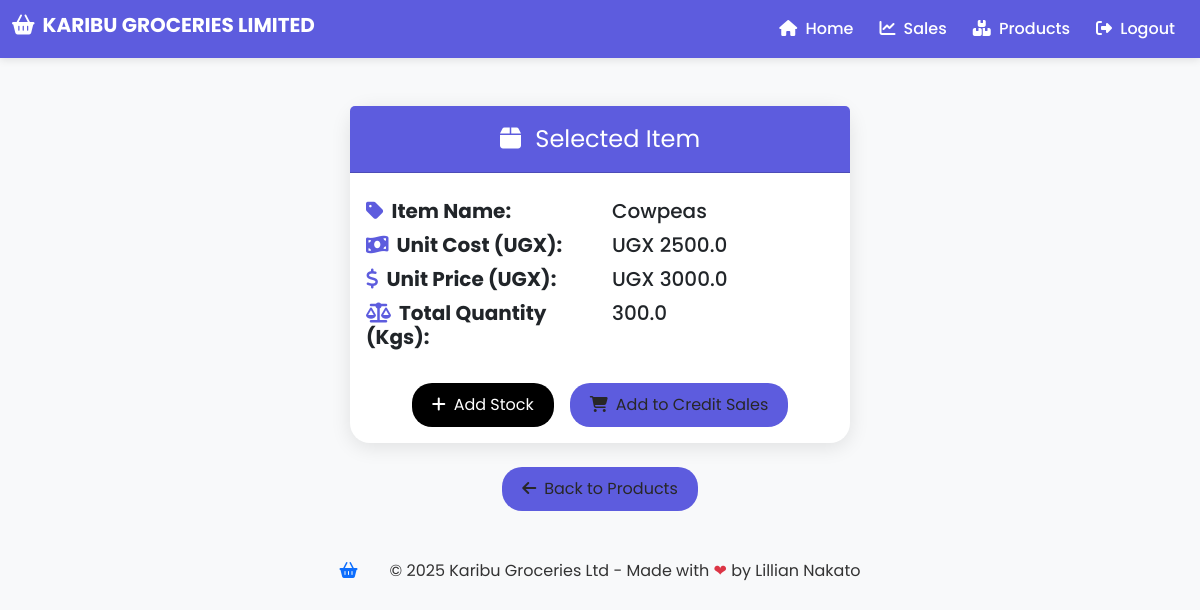
Before: /productdetail/3/ (signed in) with the older database file.
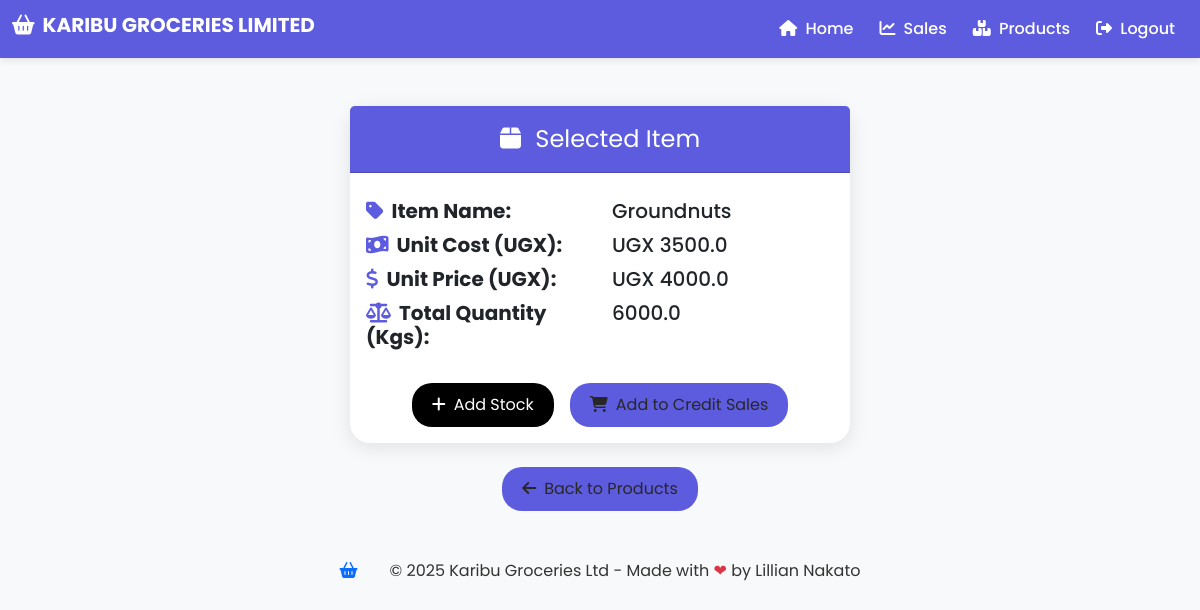
After: the same page with the newer database file.
### kgl_app/models.py (models this page shows, shortened)
class Product(models.Model):
    product_name = models.CharField(max_length=50, blank=False, null=False)
    branch = models.ForeignKey(Branch, on_delete=models.CASCADE, blank=False, null=False,default='')
    product_type = models.CharField(max_length=50, blank=True)
    time_of_produce = models.CharField(max_length=50, blank=True)
    stock_contact = models.CharField(max_length=50, blank=True)
    source = models.CharField(max_length=50)
    cost = models.FloatField(default=2)
    unit_cost = models.FloatField(default=2)
    unit_price = models.FloatField(default=2)
    total_quantity = models.FloatField(default=2)
    received_quantity = models.FloatField(default=2)
    issued_quantity = models.FloatField(default=2)
    date = models.DateField(auto_now_add=True)

### kgl_app/views.py (the view)
# urls.py: path('productdetail/<int:product_id>/', views.product_detail, name='productdetail'),
@login_required
def product_detail(request, product_id):
    product = get_object_or_404(Product, id=product_id)
    if (request.user.is_manager or request.user.is_salesagent) and product.branch != request.user.branch:
        return HttpResponseForbidden("You are not authorized to view this product.")
    return render(request, 'kgl_app/productdetail.html', {'product': product})

### kgl_app/templates/kgl_app/productdetail.html (shortened to what this page needs)
{% extends 'kgl_app/base.html' %}
{% load static %}
{% block content %}
<link rel="stylesheet" href="{% static 'css/productdetail.css' %}">
<div class="container my-5 fade-in">
    <div class="card">
        <div class="card-header"><i class="fas fa-box me-2"></i> Selected Item</div>
        <div class="card-body">
            <div class="details-section row">
                <div class="col-md-6">
                    <h5><i class="fas fa-tag icon"></i><strong>Item Name:</strong></h5>
                    <h5><i class="fas fa-money-bill-wave icon"></i><strong>Unit Cost (UGX):</strong></h5>
                    <h5><i class="fas fa-dollar-sign icon"></i><strong>Unit Price (UGX):</strong></h5>
                    <h5><i class="fas fa-balance-scale icon"></i><strong>Total Quantity (Kgs):</strong></h5>
                </div>
                <div class="col-md-6">
                    <h5>{{ product.product_name }}</h5>
                    <h5>UGX {{ product.unit_cost }}</h5>
                    <h5>UGX {{ product.unit_price }}</h5>
                    <h5>{{ product.total_quantity }}</h5>
                </div>
            </div>
            <div class="d-flex justify-content-center gap-3 mt-4">
                <a href="{% url 'add_to_stock' product.pk %}" class="btn btn-custom add-stock"><i
                        class="fas fa-plus me-2"></i>Add Stock</a>
                <a href="{% url 'creditsales' %}" class="btn btn-custom add-credit"><i
                        class="fas fa-shopping-cart me-2"></i>Add to Credit Sales</a>
            </div>
        </div>
    </div>
    <div class="text-center my-4">
        <a href="{% url 'products' %}" class="btn btn-custom back"><i class="fas fa-arrow-left me-2"></i>Back to
            Products</a>
    </div>
</div>
{% endblock %}

Changed rows visible on the page:
changed Product: product_name "Cowpeas" → "Groundnuts"; unit_cost "2500.0" → "3500.0"; unit_price "3000.0" → "4000.0"; total_quantity "300.0" → "6000.0"
